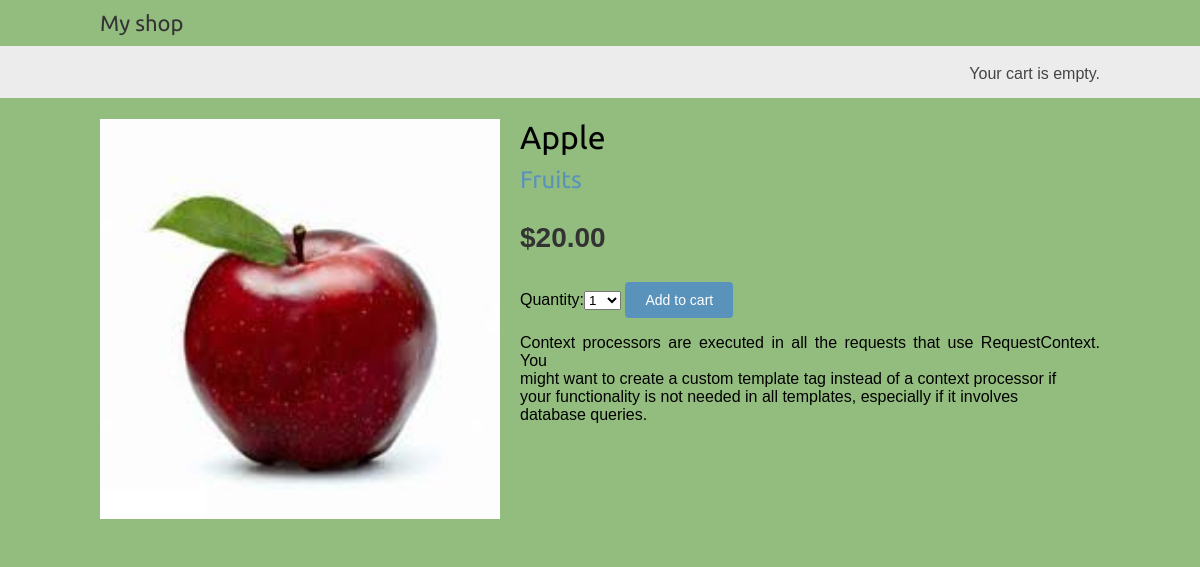
The app's page /2/apple/ with its own data.
### shop/models.py (models this page shows, shortened)
class Product(models.Model):
    category = models.ForeignKey(Category,related_name='products',on_delete=models.CASCADE)
    name = models.CharField(max_length=200, db_index=True)
    slug = models.SlugField(max_length=200, db_index=True)
    image = models.ImageField(upload_to='products/%Y/%m/%d',blank=True)
    description = models.TextField(blank=True)
    price = models.DecimalField(max_digits=10, decimal_places=2)
    available = models.BooleanField(default=True)
    created = models.DateTimeField(auto_now_add=True)
    updated = models.DateTimeField(auto_now=True)
    class Meta:
        ordering = ('name',)
        index_together = (('id', 'slug'),)

class Category(models.Model):
    name = models.CharField(max_length=200, db_index=True)
    slug = models.SlugField(max_length=200, unique=True)
    class Meta:
        ordering = ('name',)
        verbose_name = 'category'
        verbose_name_plural = 'categories'
    def __str__(self):
        return self.name
    def get_absolute_url(self):
        return reverse('shop:product_list_by_category', args=[self.slug])

### shop/views.py (the view)
# urls.py: path('<int:id>/<slug:slug>/', views.product_detail, name='product_detail'),
def product_detail(request, id, slug):
    product = get_object_or_404(Product,id=id,slug=slug,available=True)
    cart_product_form = CartAddProductForm()
    return render(request,'shop/product/detail.html',
                  {'product': product, 'cart_product_form': cart_product_form})

### cart/forms.py
class CartAddProductForm(forms.Form):
    quantity = forms.TypedChoiceField(choices=PRODUCT_QUANTITY_CHOICES,coerce=int)
    update = forms.BooleanField(required=False,initial=False,widget=forms.HiddenInput)

### cart/cart.py (called while the page is built)
    def __len__(self):
        return sum(item['quantity'] for item in self.cart.values())

### cart/context_processors.py (called while the page is built)
def	cart(request):
    return	{'cart': Cart(request)}

### shop/templates/shop/product/detail.html (shortened to what this page needs)
{% extends "shop/base.html" %}
{% load static %}
{% block content %}
  <div class="product-detail">
    <img src="{% if product.image %}{{ product.image.url }}{% else %}{% static "img/no_image.png" %}{% endif %}">
    <h1>{{ product.name }}</h1>
    <h2><a href="{{ product.category.get_absolute_url }}">{{ product.category }}</a></h2>
    <p class="price">${{ product.price }}</p>
    <form action="{% url 'cart:cart_add' product.id %}" method="post">
      {{ cart_product_form }}
      <input type="submit" value="Add to cart">
    </form>
    {{ product.description|linebreaks }}
  </div>
{% endblock %}

### shop/static/css/base.css (style rules this page uses)
body { margin:0; padding:0; font-family:helvetica, sans-serif; }
h1, h2, h3, h4, h5 , h6 { font-family: 'Ubuntu', sans-serif; font-weight:normal; }
a { text-decoration:none; color:#5993bb; }
a.button, input[type="submit"] { color:#fff; background:#5993bb; border-radius:4px; padding:10px 20px; font-size:14px; border:0; }
.product-detail { text-align:justify; }
.product-detail .price { color:#333; font-size:28px; font-weight:bold; }
.product-detail img { width:40%; float:left; padding:0 20px 20px 0; }
.product-detail h1 { margin-bottom:0; }
.product-detail h2 { margin-top:10px; }

### records on screen
Product: image (picture), name "Apple", category "Fruits", price "20.00", description "Context processors are executed in all the requests that use RequestContext. You might want to create a custom template tag instead of a context processor if your functionality is not needed in all templates, especially if it involves database queries."
